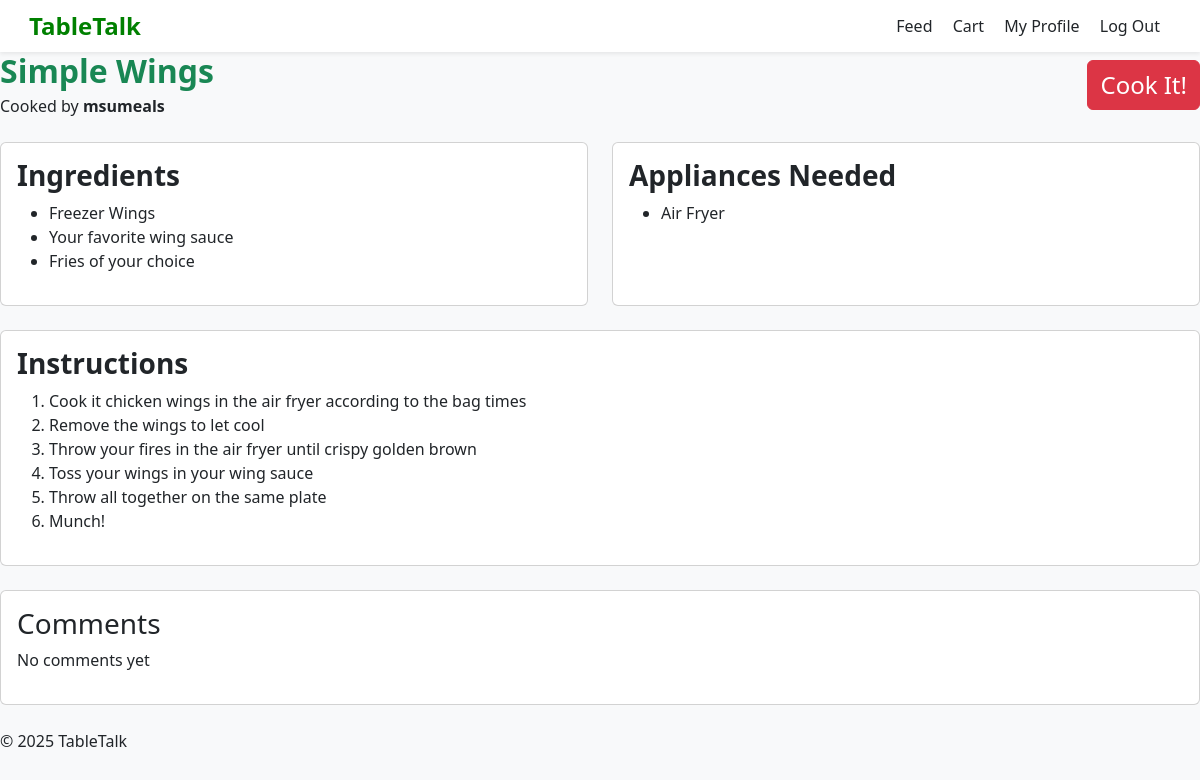
Page /view_recipe/9 (signed in) on the committed database.
### tables this page shows
CREATE TABLE "posts" (
    id INTEGER PRIMARY KEY AUTOINCREMENT,
    title TEXT NOT NULL,
    category TEXT NOT NULL,
    user_id INTEGER NOT NULL,
    appliance_id INTEGER, username, ingredients, steps, appliances,  -- now optional
    -- include any other columns you had
    FOREIGN KEY (user_id) REFERENCES users(id)
);

### app.py (the view)
@app.route('/view_recipe/<int:recipe_id>', methods=['GET', 'POST'])
def view_recipe(recipe_id):
    db = get_db()
    recipe = db.execute('SELECT * FROM posts WHERE id = ?',
                        (recipe_id,)).fetchone()
    if recipe is None:
        flash("Recipe not found", "error")
        return redirect(url_for('show_feed'))
    ingredients = recipe['ingredients'].split('\n') if recipe['ingredients'] else []
    instructions = recipe['steps'].split('\n') if recipe['steps'] else []
    appliances = recipe['appliances'].split('\n') if recipe['steps'] else []
    comments = []
    return render_template('recipe_card.html', recipe=recipe, ingredients=ingredients, instructions=instructions, appliances=appliances, comments=comments)

### app.py (called while the page is built)
def connect_db():
    rv = sqlite3.connect(app.config['DATABASE'])
    rv.row_factory = sqlite3.Row
    return rv

def get_db():
    if not hasattr(g, 'sqlite_db'):
        g.sqlite_db = connect_db()
    return g.sqlite_db

### templates/recipe_card.html (shortened to what this page needs)
{% extends "layout.html" %}
{% block content %}
<div class="row align-items-center mb-4">
  <div class="col-md-8">
    <h2 class="text-success mb-1"><strong>{{ recipe.title }}</strong></h2>
    <p class="mb-0">Cooked by <strong>{{ recipe.username }}</strong></p>
  </div>
  <div class="col-md-4 text-end">
    <form method="POST" action="{{ url_for('add_to_cart', recipe_id=recipe.id) }}">
      <button type="submit" class="btn btn-danger btn-xxl" style="font-size: 1.5rem;">Cook It!</button>
    </form>
  </div>
</div>
<main>
  <article class="recipe-detail">
    <div class="row">
      <div class="col-md-6 mb-4">
        <div class="card h-100">
          <div class="card-body">
            <section class="ingredients">
              <h3 class="card-title"><strong>Ingredients</strong></h3>
              {% if ingredients %}
                <ul>
                  {% for ingredient in ingredients %}
                    <li>{{ ingredient }}</li>
                  {% endfor %}
                </ul>
              {% else %}
                <p>No Ingredients Listed</p>
              {% endif %}
            </section>
          </div>
        </div>
      </div>
      <div class="col-md-6 mb-4">
        <div class="card h-100">
          <div class="card-body">
            <section class="appliances">
              <h3 class="card-title"><strong>Appliances Needed</strong></h3>
              {% if appliances %}
                <ul>
                  {% for appliance in appliances %}
                    <li>{{ appliance }}</li>
                  {% endfor %}
                </ul>
              {% else %}
                <p>No Appliances Listed</p>
              {% endif %}
            </section>
          </div>
        </div>
      </div>
    </div>
    <div class="row">
      <div class="col-12 mb-4">
        <div class="card">
          <div class="card-body">
            <section class="instructions">
              <h3 class="card-title"><strong>Instructions</strong></h3>
              <ol>
                {% for step in instructions %}
                  <li>{{ step }}</li>
                {% endfor %}
              </ol>
            </section>
          </div>
        </div>
      </div>
    </div>
    <div class="row">
      <div class="col-12 mb-4">
        <div class="card">
          <div class="card-body">
            <section class="comments">
              <h3 class="card-title">Comments</h3>
              {% if comments %}
                <ul>
                  {% for c in comments %}
                    <li>{{ c }}</li>
                  {% endfor %}
                </ul>
              {% else %}
                <p>No comments yet</p>
              {% endif %}
            </section>
          </div>
        </div>
      </div>
    </div>
  </article>
</main>
<footer>
  <p>&copy; 2025 TableTalk</p>
</footer>
{% endblock %}

### templates/layout.html (style rules this page uses)
body { background-color: #f8f9fa; }

### rows in the picture
posts: title "Simple Wings", username "msumeals", appliances "Air Fryer"

### other values in the picture
{{ ingredient }} "Freezer Wings" "Your favorite wing sauce" "Fries of your choice"
{{ step }} "Cook it chicken wings in the air fryer according to the bag times" "Remove the wings to let cool" "Throw your fires in the air fryer until crispy golden brown" "Toss your wings in your wing sauce" "Throw all together on the same plate" "Munch!"
